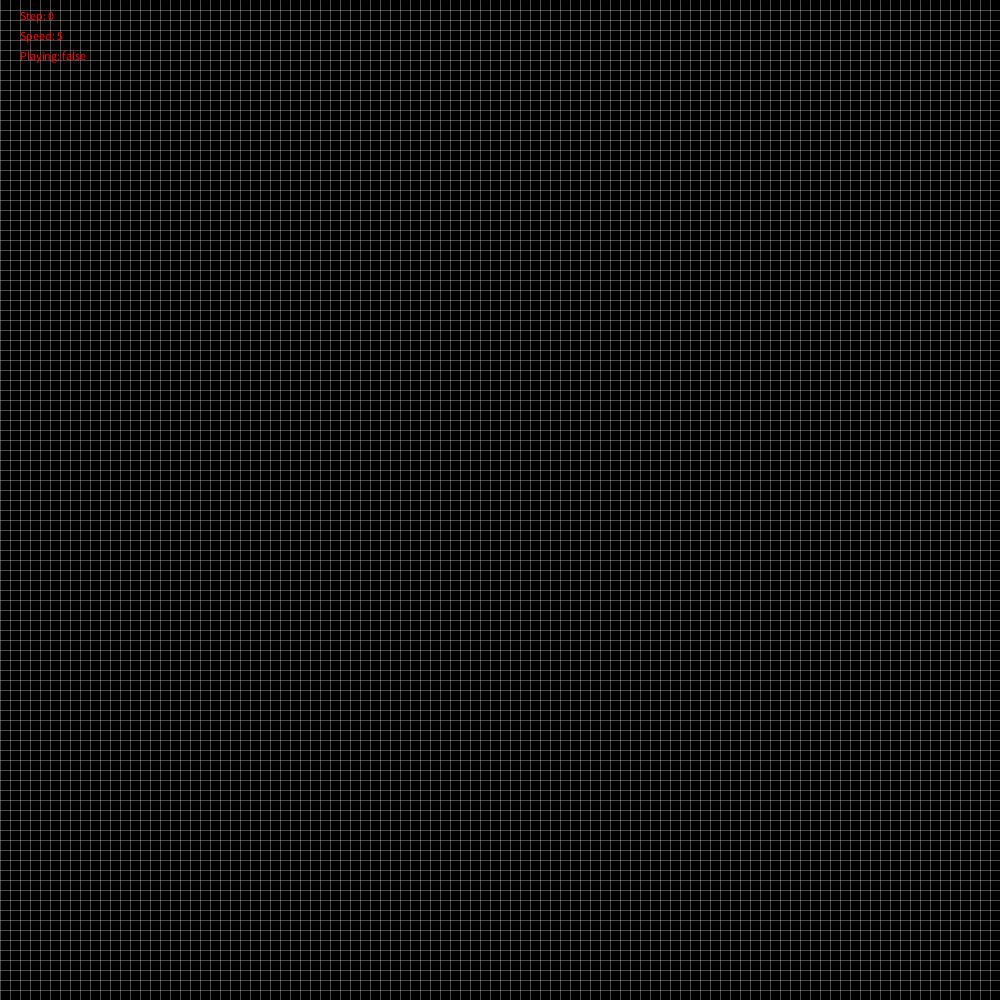
Frame 1 (no input)
Frame 60 (the mouse pressed at the canvas centre just before this capture): identical to frame 1, image omitted
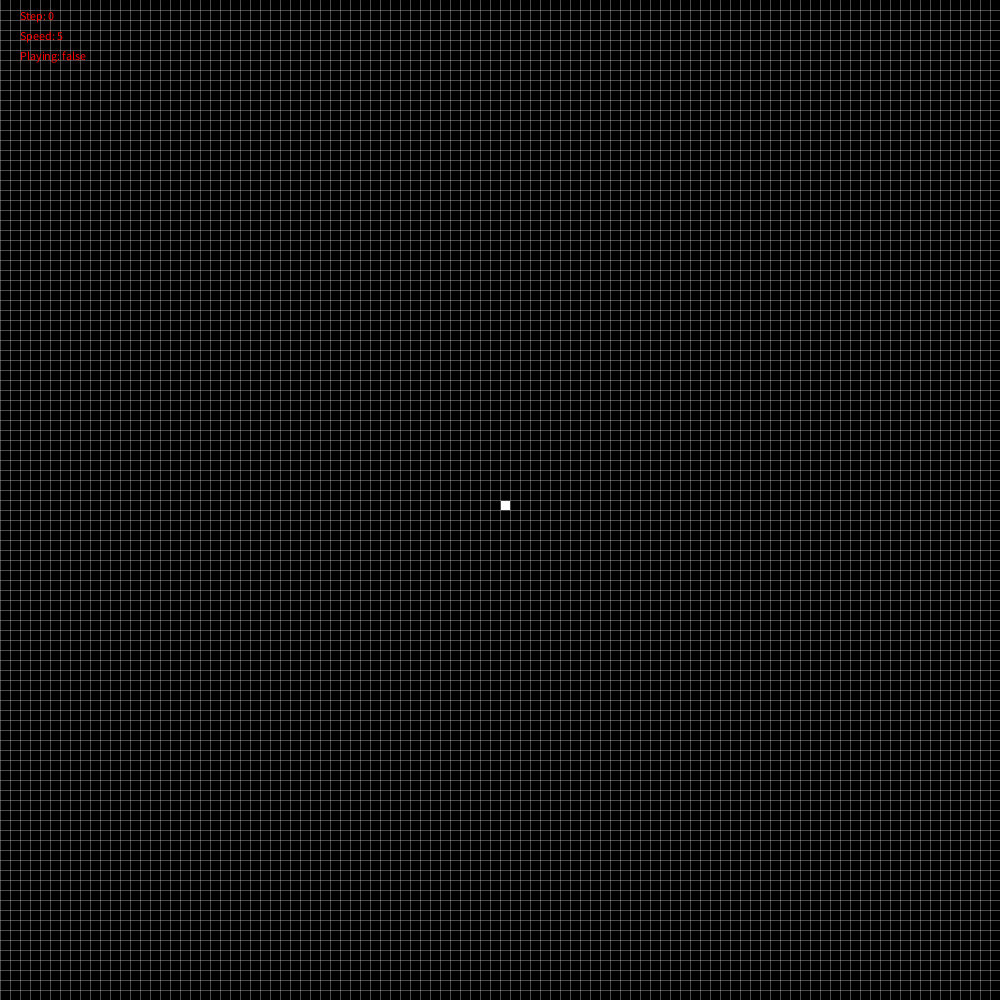
Frame 120 (the mouse held since frame 60 and released just before this capture)

The Processing sketch that drew these frames (run headless with seeded random() and noise(); from frame 60 on, the mouse is pressed at the canvas centre):

// Processing sketch: game_of_life
// ── game_of_life.pde
int scl = 10;
int playSpeed = 5;
int rows, cols, step;
boolean play;

Cell[][] cells;

void setup() {
  size(1000, 1000);
  cols = width / scl;
  rows = height / scl;
  cells = new Cell[cols][rows];
  step = 0;
  
  for (int i = 0; i < cols; i++) {
    for (int j = 0; j < rows; j++) {
      cells[i][j] = new Cell(i * scl, j * scl, scl, false); 
    }
  }   
}

void mousePressed() {
  int thisCol = mouseX / scl;
  int thisRow = mouseY / scl;
  cells[thisCol][thisRow].switchState();
}

void keyPressed() {
  if (keyCode == RIGHT) {
    play = true;
  } else if (keyCode == LEFT) {
    play = false; 
  } else if (keyCode == UP) {
    playSpeed += 5; 
  } else if (keyCode == DOWN) {
    if (playSpeed > 5) {
      playSpeed -= 5;
    }
  }
}

void draw() {
  background(0);
  stroke(255, 75);
  frameRate(playSpeed);
  
  for (int i = 0; i < cols; i++) {
    line(i * scl, 0, i * scl, height);
  }
  
  for (int i = 1; i < rows; i++) {
    line(0, i * scl, width, i * scl);
  }

  for (int i = 0; i < cols; i++) {
    for (int j = 0; j < rows; j++) {
      cells[i][j].show();
    }
  }
   
  fill(255,0,0);
  stroke(0);
  text("Step: " + step, 20, 20);
  text("Speed: " + playSpeed, 20, 40);
  text("Playing: " + play, 20, 60);
  
  if (play) {
    step(); 
  } 
}

void step() {
  step++;
  for (int i = 0; i < cols; i++) {
    for (int j = 0; j < rows; j++) {
      cells[i][j].checkAlive(cells); 
    }
  }
  
  for (int i = 0; i < cols; i++) {
    for (int j = 0; j < rows; j++) {
      cells[i][j].update(); 
    }
  }
}
// ── Cell.pde
class Cell {
  int x, y, col, row, size, aliveNearby;
  boolean alive;
  
  Cell(int x, int y, int size, boolean alive) {
    this.x = x;
    this.y = y;
    this.size = size;
    this.alive = alive;
    col = x / size;
    row = y / size;
  }
  
  void checkAlive(Cell[][] cells) {
    aliveNearby = 0;
    if (col > 0 && col < cells.length - 1 && row > 0 && row < cells[0].length - 1) {
      for (int i = col - 1; i <= col + 1; i++) {
        for (int j = row - 1; j <= row + 1; j++) {
          if (cells[i][j].alive && !cells[i][j].equals(this)) {
            aliveNearby++;
          }
        }
      }
    }
    
    if (aliveNearby != 0) {
      println(aliveNearby);
    }
  }
  
  void update() {
    if (aliveNearby < 2) {
      alive = false; 
    } else if (aliveNearby > 3) {
      alive = false;
    } else if (aliveNearby == 3) {
      alive = true;
    }
  }
  
  void show() {
    noStroke();
    
    if (alive) {
      fill(255); 
    } else {
      fill(0); 
    }
    rect(x + 1, y + 1, size - 1, size - 1); 
  }
  
  void switchState() {
    alive = !alive; 
  }
}
